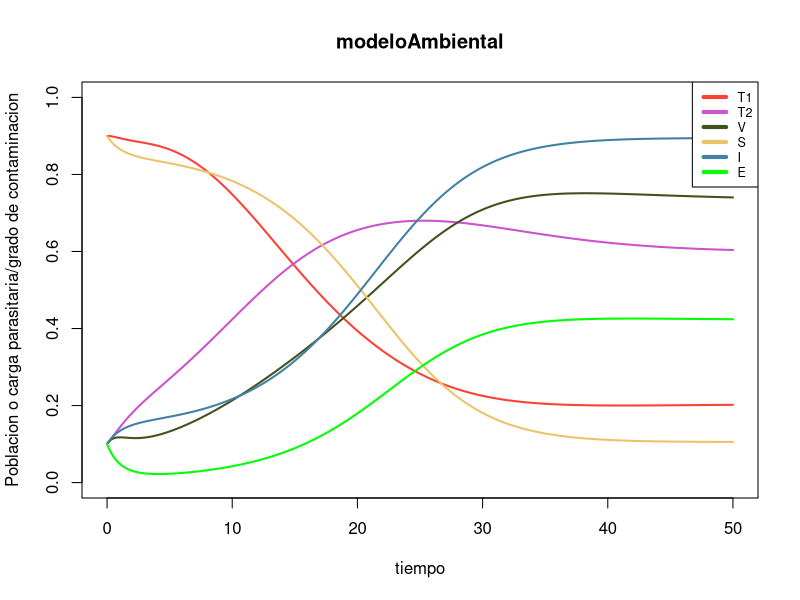
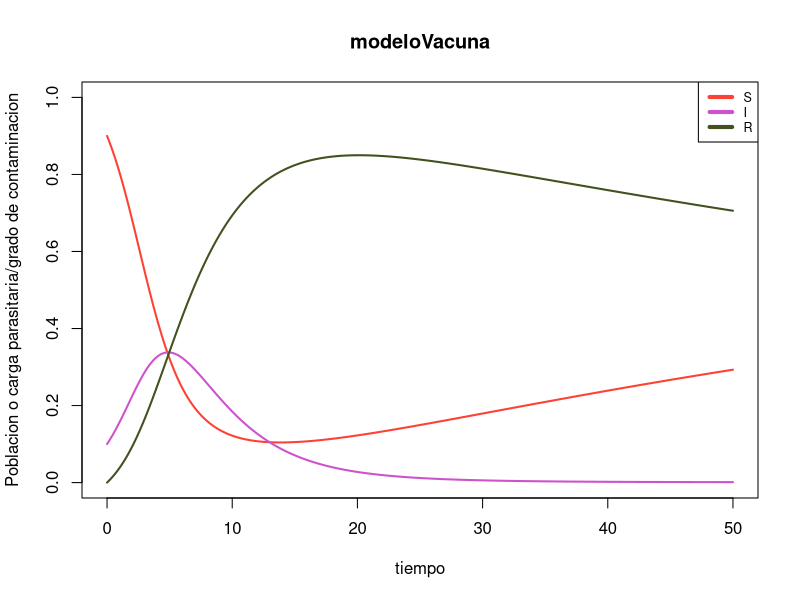
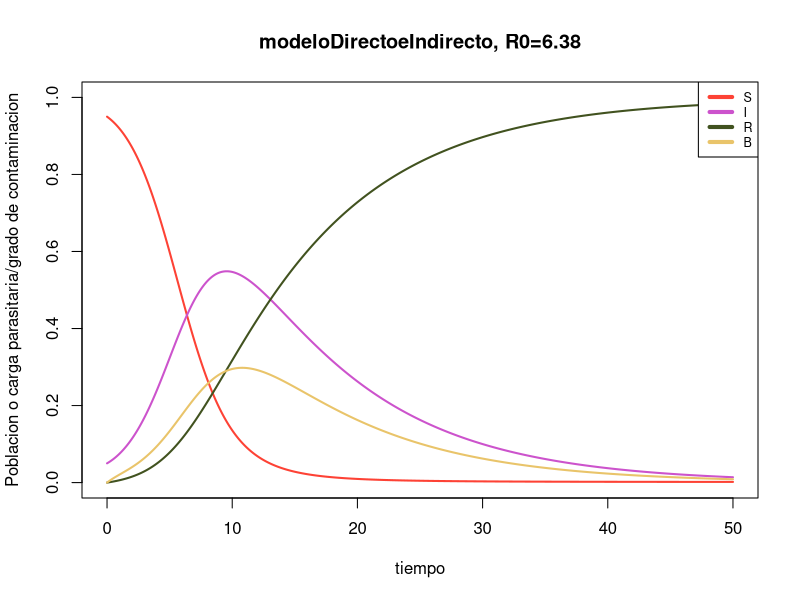
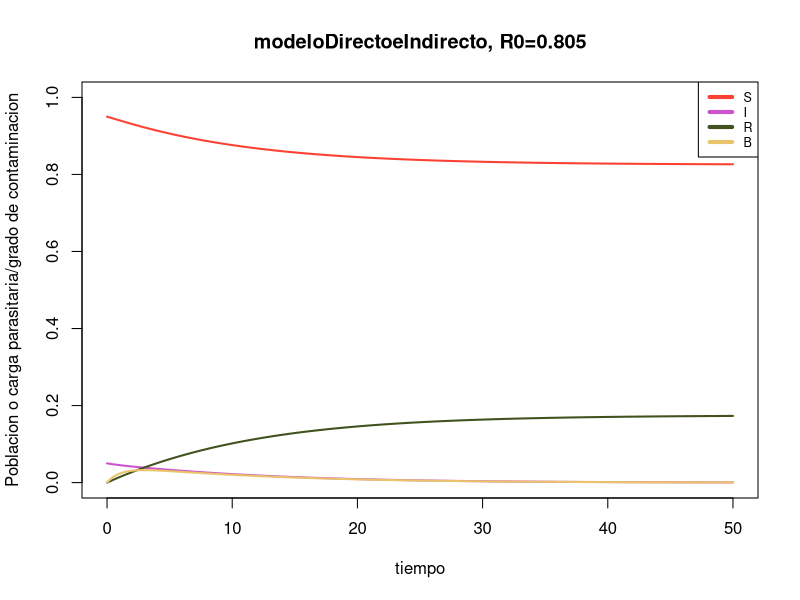
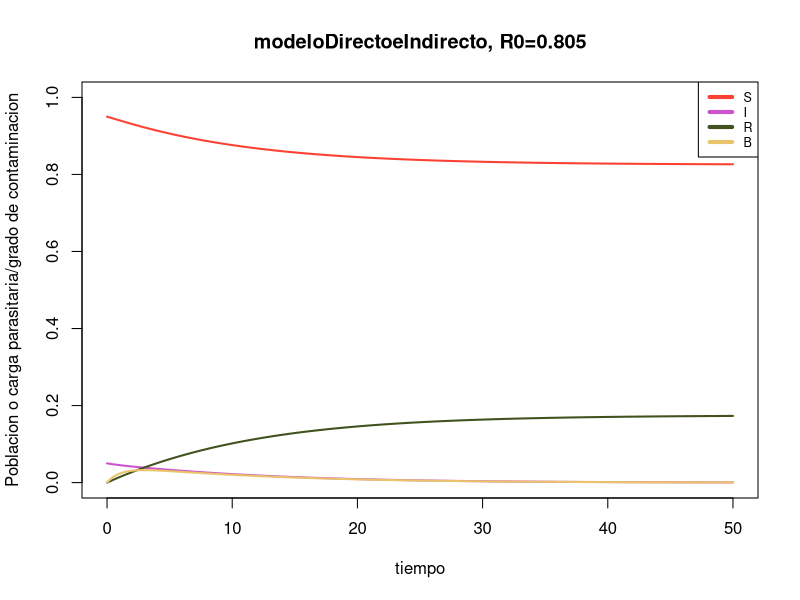

The R source for these figures, in order:
## ---- chunk 1
mlambda <- 0.1
k <- 0.6
m <- 0.05
d <- 0.1
p <- 0.4
c <- 0.9
mu <- 0.03
lambda <- 0.6
gamma <- 0.9


library(deSolve)
modeloAmbiental <- function(t, state, parameters){
  with(as.list(c(state, parameters)), {
  dT1 <- mlambda - k*V*T1 - m*T1
  dT2 <-           k*V*T1 - (m+d)*T2
  dV  <- E + p*T2         - c*V
  dS  <- mu*(S+I) - lambda*E*S - mu*S
  dI  <-           lambda*E*S - mu*I
  dE  <- V*I*(1-E) - gamma*E
    list(c(dT1,dT2,dV,dS,dI,dE))
  })
}
pars <- c(mlambda, k, m, d, p, c, mu, lambda, gamma)
tiempo <- seq(0,50, by = 0.01)

library(colorspace)
condiciones_iniciales <- c(T1=0.9,T2=0.1,V=0.1,S=0.9,I=0.1,E=0.1)
out <- ode(condiciones_iniciales, tiempo, modeloAmbiental, pars)
matplot(out[ , 1], out [ , 2:7], type = "l", xlab = "tiempo", ylab = "Poblacion o carga parasitaria/grado de contaminacion", ylim=c(0,1),
        main = "modeloAmbiental",col = c("#FD4235","#CC53CC","#41521F","#E9C46A","#4281A4","green"), lwd = 2,lty=1)
        legend("topright", c("T1", "T2", "V","S","I","E"), col = c("#FD4235","#CC53CC","#41521F","#E9C46A","#4281A4","green"), lwd = 4,lty=1, cex=0.75)
## ---- chunk 2
mu <- 1/75
p <- 0.3
beta <- 0.86
gamma <- 1/14
r <- 0.2


library(deSolve)
modeloVacuna <- function(t, state, parameters){
  with(as.list(c(state, parameters)), {
  dS <- mu*(S+I+R)*(1-p) - beta*S*I*1/(S+I+R) - mu*S
  dI <-                    beta*S*I*1/(S+I+R) - (gamma+mu+r)*I
  dR <- mu*(S+I+R)*(p)                        + (gamma+r)*I - mu*R
    list(c(dS,dI,dR))
  })
}
pars <- c(mu, p, beta, gamma, r)
tiempo <- seq(0,50, by = 0.01)

library(colorspace)
condiciones_iniciales <- c(S=0.9,I=0.1,R=0)
out <- ode(condiciones_iniciales, tiempo, modeloVacuna, pars)
matplot(out[ , 1], out [ , 2:4], type = "l", xlab = "tiempo", ylab = "Poblacion o carga parasitaria/grado de contaminacion", ylim=c(0,1),
        main = "modeloVacuna",col = c("#FD4235","#CC53CC","#41521F"), lwd = 2,lty=1)
        legend("topright", c("S", "I", "R"), col = c("#FD4235","#CC53CC","#41521F"), lwd = 4,lty=1, cex=0.75)
## ---- chunk 3
beta1 <- 0.5
beta2 <- 0.25
gamma <- 0.1
r <- 0.5
delta <- 0.9


library(deSolve)
modeloDirectoeIndirecto <- function(t, state, parameters){
  with(as.list(c(state, parameters)), {
  dS <- - beta1*S*I - beta2*S*B 
  dI <- + beta1*S*I + beta2*S*B - gamma*I 
  dR <-                           gamma*I 
  dB <- r*I-delta*B
    list(c(dS,dI,dR,dB))
  })
}
pars <- c(beta1, beta2, gamma, r, delta)
tiempo <- seq(0,50, by = 0.01)

library(colorspace)
condiciones_iniciales <- c(S=0.95,I=0.05,R=0,B=0)
out <- ode(condiciones_iniciales, tiempo, modeloDirectoeIndirecto, pars)
matplot(out[ , 1], out [ , 2:5], type = "l", xlab = "tiempo", ylab = "Poblacion o carga parasitaria/grado de contaminacion", ylim=c(0,1),
        main = "modeloDirectoeIndirecto, R0=6.38",col = c("#FD4235","#CC53CC","#41521F","#E9C46A"), lwd = 2,lty=1)
        legend("topright", c("S", "I", "R","B"), col = c("#FD4235","#CC53CC","#41521F","#E9C46A"), lwd = 4,lty=1, cex=0.75)
## ---- chunk 4
beta1 <- 0.2
beta2 <- 0.05
gamma <- 0.3
r <- 0.75
delta <- 0.9


library(deSolve)
modeloDirectoeIndirecto <- function(t, state, parameters){
  with(as.list(c(state, parameters)), {
  dS <- - beta1*S*I - beta2*S*B 
  dI <- + beta1*S*I + beta2*S*B - gamma*I 
  dR <-                           gamma*I 
  dB <- r*I-delta*B
    list(c(dS,dI,dR,dB))
  })
}
pars <- c(beta1, beta2, gamma, r, delta)
tiempo <- seq(0,50, by = 0.01)

library(colorspace)
condiciones_iniciales <- c(S=0.95,I=0.05,R=0,B=0)
out <- ode(condiciones_iniciales, tiempo, modeloDirectoeIndirecto, pars)
matplot(out[ , 1], out [ , 2:5], type = "l", xlab = "tiempo", ylab = "Poblacion o carga parasitaria/grado de contaminacion", ylim=c(0,1),
        main = "modeloDirectoeIndirecto, R0=0.805",col = c("#FD4235","#CC53CC","#41521F","#E9C46A"), lwd = 2,lty=1)
        legend("topright", c("S", "I", "R","B"), col = c("#FD4235","#CC53CC","#41521F","#E9C46A"), lwd = 4,lty=1, cex=0.75)
## ---- chunk 5
beta1 <- 0.2
beta2 <- 0.05
gamma <- 0.3
r <- 0.75
delta <- 0.9


library(deSolve)
modeloDirectoeIndirecto <- function(t, state, parameters){
  with(as.list(c(state, parameters)), {
  dS <- - beta1*S*I - beta2*S*B 
  dI <- + beta1*S*I + beta2*S*B - gamma*I 
  dR <-                           gamma*I 
  dB <- r*I-delta*B
    list(c(dS,dI,dR,dB))
  })
}
pars <- c(beta1, beta2, gamma, r, delta)
tiempo <- seq(0,50, by = 0.01)

library(colorspace)
condiciones_iniciales <- c(S=0.95,I=0.05,R=0,B=0)
out <- ode(condiciones_iniciales, tiempo, modeloDirectoeIndirecto, pars)
matplot(out[ , 1], out [ , 2:5], type = "l", xlab = "tiempo", ylab = "Poblacion o carga parasitaria/grado de contaminacion", ylim=c(0,1),
        main = "modeloDirectoeIndirecto, R0=0.805",col = c("#FD4235","#CC53CC","#41521F","#E9C46A"), lwd = 2,lty=1)
        legend("topright", c("S", "I", "R","B"), col = c("#FD4235","#CC53CC","#41521F","#E9C46A"), lwd = 4,lty=1, cex=0.75)
